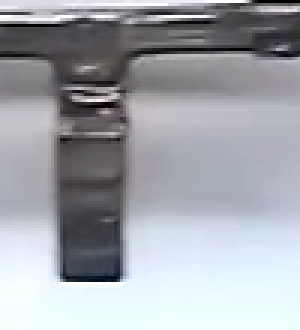
#> input picture img/template/template_arrastador.png, 100 x 110 px (shown 3 times larger)
$ python -i corrente.py   (imports and definitions only)   (older library calls are emulated)
#> lines starting #> are read from the running program, lines starting #| are printed output that depends on the picture; after the words box and inside, x2 and y2 are one past the last pixel; in counts of white or black regions, pixels touching at a corner belong together
### src/proc_tools.py
# -*- coding: utf-8 -*-
import numpy as np
import cv2
import imutils


# [36 lines left out: functions template_match, plotCircles, not called in this run]


def log_transform(img,param):
	img = img.astype(np.float) # Cast to float
	c = (img.max()) / (img.max()**(param))
	img = (c*img**(param)).astype(np.uint8)
	return img


def adjust_gamma(image, gamma=1.0):
	# build a lookup table mapping the pixel values [0, 255] to
	# their adjusted gamma values
	invGamma = 1.0 / gamma
	table = np.array([((i / 255.0) ** invGamma) * 255
		for i in np.arange(0, 256)]).astype("uint8")

	# apply gamma correction using the lookup table
	return cv2.LUT(image, table)

### src/corrente.py
# -*- coding: utf-8 -*-
import cv2
import numpy as np
from proc_tools import *

import matplotlib.pyplot as plt

class ChainVerifier(object):
	"""Classe que vai realizar as verificacoes no componente trolley"""
	def __init__(self):
		super(ChainVerifier, self).__init__()
		self.threshold = 70
		self.line1 = LineMeassure( 5 , (0,0,200) )
		self.line2 = LineMeassure( 10, (0,0,200) )
		self.line3 = LineMeassure( 15, (0,0,200) )
		self.line4 = LineMeassure( 20, (0,0,200) )
		self.line5 = LineMeassure( 25, (0,0,200) )

	def check(self,frame):
		out   = frame.copy()
		(detection,meassure) = self.preProcess(frame)
		if self.isGap(detection):
			(size, out) = self.meassureSize(meassure,out)
			return (size, out)
		else:
			return(None,out)


	def isGap(self,detection):
		s = np.sum( np.sum(detection) )
		if s > 680000:
			return True
		else:
			return False


	def meassureSize(self,frame,out):

		mx1 = self.line1.Update(frame)
		mx2 = self.line2.Update(frame)
		mx3 = self.line3.Update(frame)
		mx4 = self.line4.Update(frame)
		mx5 = self.line5.Update(frame)

		soma = 0

		if mx1 > self.threshold :
			out = self.line1.PlotLine(out)
			soma += 1

		if mx2 > self.threshold :
			out = self.line2.PlotLine(out)
			soma += 1

		if mx3 > self.threshold :
			out = self.line3.PlotLine(out)
			soma += 1

		if mx4 > self.threshold :
			out = self.line4.PlotLine(out)
			soma += 1

		if mx5 > self.threshold :
			out = self.line5.PlotLine(out)
			soma += 1

		if soma >= 1:
			return(max([mx1,mx2,mx3,mx4,mx5]),out )
		else:
			return(0,out)

	def preProcess(self,frame):
		frame = cv2.cvtColor(frame, cv2.COLOR_BGR2GRAY)
		frame = adjust_gamma(frame, gamma=0.3)
		frame = log_transform(frame,0.6)
		_,frame = cv2.threshold(frame,127,255,cv2.THRESH_BINARY)
		detection = frame.copy()
		#frame = cv2.equalizeHist(frame)
		#frame = cv2.adaptiveThreshold(frame,255,cv2.ADAPTIVE_THRESH_GAUSSIAN_C,cv2.THRESH_BINARY,11,3)
		meassure = cv2.Canny(frame, 900, 1000)

		return (detection,meassure)


class LineMeassure(object):
	"""docstring for LineMeassure"""
	def __init__(self, height, color ):
		super(LineMeassure, self).__init__()
		self.height = height
		self.color = color

	def Update(self,frame):
		self.frame = frame
		self.line = frame[self.height,:]


		dists = np.squeeze( np.argwhere(self.line == 255) )
		try:
			dists.shape[0]
			dif = np.diff(dists)
			mx = np.max(dif)
			idx_dif = np.argwhere(dif == mx)

			self.init = np.squeeze(dists[idx_dif])
			self.end  = np.squeeze(dists[idx_dif+1])
		except:
			mx = 0
			#print(dists)
		return mx


	def PlotLine(self,frame):
		return cv2.line(frame,(self.init, self.height),(self.end, self.height),self.color, 2)


>>> import cv2
>>> picture = cv2.imread('../img/template/template_arrastador.png')
#> picture is the input picture: shape (110, 100, 3); mean B, G, R 171.6, 165, 161.9
>>> result = ChainVerifier().check(picture)
#> in adjust_gamma, `return cv2.LUT(image, table)`:
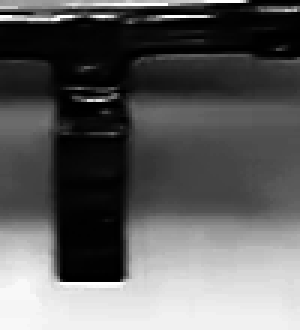
#> returned value: shape (110, 100) (shown 3 times larger); min 0, max 255, mean 93.7
#> in log_transform, `c = (img.max()) / (img.max()**(param))`: c = 9.18
#> in log_transform, `img = (c*img**(param)).astype(np.uint8)`:
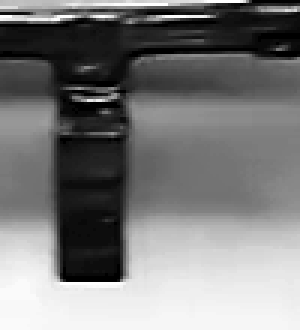
#> img: shape (110, 100) (shown 3 times larger); min 0, max 254, mean 122.1
#> in preProcess, `_,frame = cv2.threshold(frame,127,255,cv2.THRESH_BINARY)`:
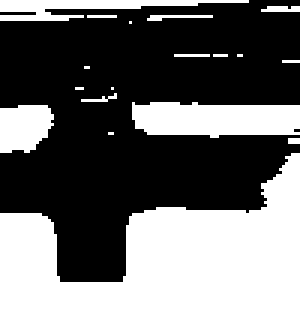
#> frame: shape (110, 100) (shown 3 times larger); 43.4% white; 18 white regions (12 under 20 px), largest, box (x1, y1, x2, y2) and area: (0, 51, 100, 110) 3591, (44, 34, 100, 46) 562, (0, 0, 83, 7) 267, (0, 35, 18, 51) 237, (49, 5, 71, 7) 26, (87, 2, 100, 4) 23
#> in preProcess, `meassure = cv2.Canny(frame, 900, 1000)`:
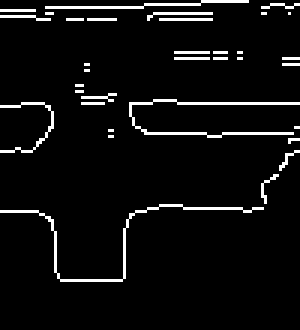
#> meassure: shape (110, 100) (shown 3 times larger); 5.3% white in thin lines or dots, all inside (x1, y1, x2, y2) = (0, 0, 100, 94)
#> in isGap, `s = np.sum( np.sum(detection) )`: s = 1216860
#> in Update, `self.line = frame[self.height,:]`: self.line = 100 values, max 255 at index 0, min 0 at index 12, mean 35.7
#> in Update, `dists = np.squeeze( np.argwhere(self.line == 255) )`: dists = [0, 1, 2, 3, 4, 5, 6, 7, 8, 9, 10, 11, 49, 50]
#> in Update, `dif = np.diff(dists)`: dif = [1, 1, 1, 1, 1, 1, 1, 1, 1, 1, 1, 38, 1]
#> in Update, `mx = np.max(dif)`: mx = 38
#> in Update, `idx_dif = np.argwhere(dif == mx)`: idx_dif = [11]
#> in Update, `self.init = np.squeeze(dists[idx_dif])`: self.init = 11
#> in Update, `self.end  = np.squeeze(dists[idx_dif+1])`: self.end = 49
#> in meassureSize, `mx1 = self.line1.Update(frame)`: mx1 = 38
#> in meassureSize, `mx2 = self.line2.Update(frame)`: mx2 = 0
